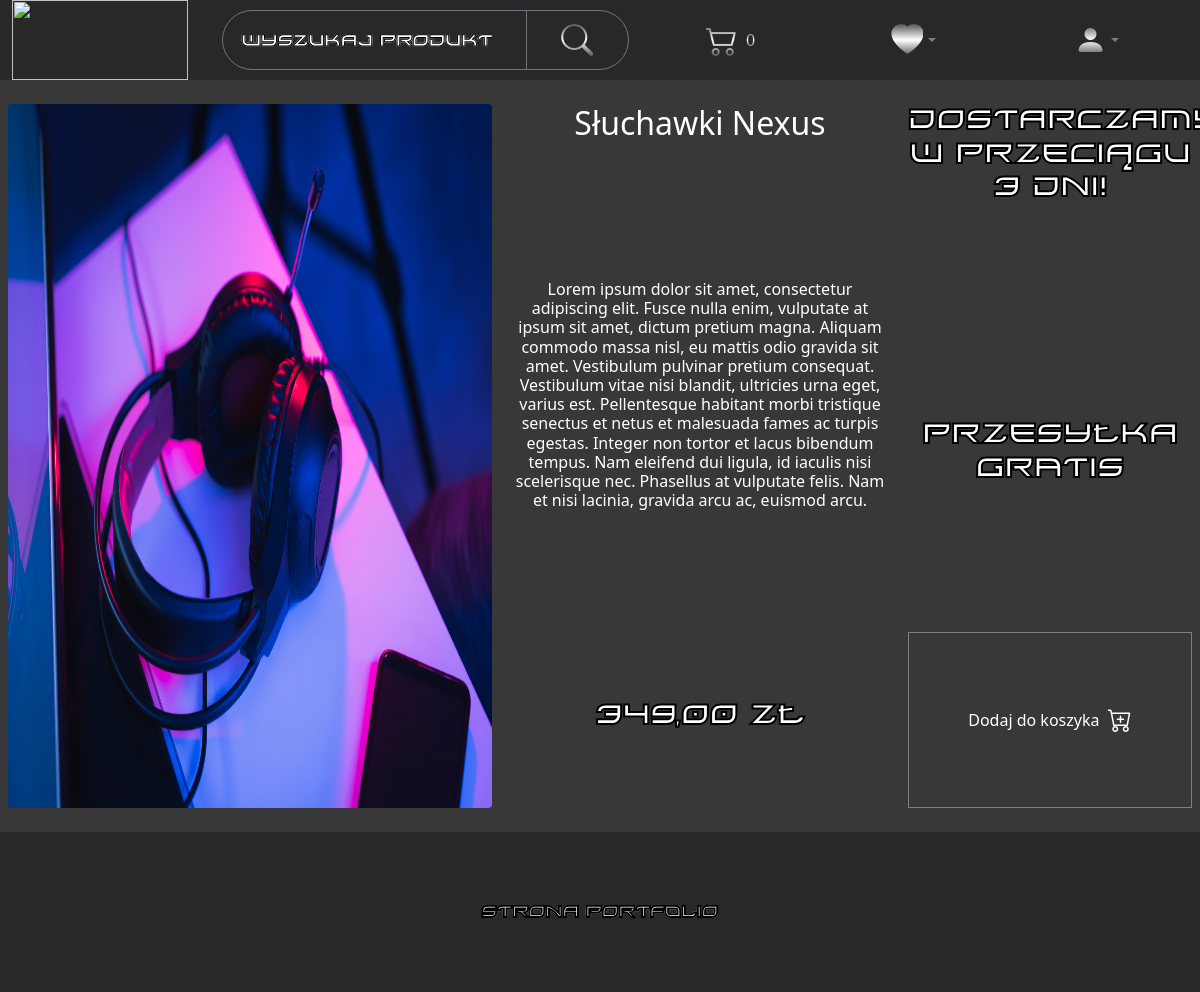
/product/1/, run on the app's committed database.
### Shop/models.py (models this page shows, shortened)
class Product(models.Model):
    product_type = [('Komputery', 'Komputery'),
                    ('Słuchawki', 'Słuchawki'),
                    ('Klawiatury', 'Klawiatury'),
                    ('Monitory', 'Monitory'),
                    ('Myszki', 'Myszki')]
    title = models.CharField(max_length=100)
    image = models.ImageField(upload_to='images/')
    type = models.CharField(choices=product_type, max_length=100)
    date = models.DateTimeField(auto_now_add=True)
    quantity = models.IntegerField(default=0)
    sold_units = models.IntegerField(default=0)
    short_description = models.CharField(max_length=200)
    description = models.TextField(max_length=1000)
    price = models.DecimalField(max_digits=99999, decimal_places=2)
    status = models.BooleanField(default=False)

### Shop/views.py (the view)
# urls.py: path('product/<int:product_id>/', product_view, name='product_url'),
def product_view(request, product_id):
    product = get_object_or_404(Product, pk=product_id)
    if request.user.is_authenticated:
        favorite_list = FavoriteList.objects.filter(user=request.user)
    else:
        favorite_list = None
    return render(request, 'Shop/product.html', {'product': product, 'favorite_list': favorite_list})

### Shop/templatetags/my_tags.py (called while the page is built)
@register.filter
def currency(string):
    return str(string).replace(".", ",") + " zł"

### Shop/templates/Shop/product.html (shortened to what this page needs)
<!DOCTYPE html>
<html lang="en">
<head>
    {% include 'Shop/bootstrap.html' %}
    {% load static %}
    {% load my_tags %}
    <link href="{% static 'product.css' %}" rel="stylesheet">
</head>
<body>
{% include 'Shop/navbar.html' %}
    <div class="row product-col w-100 m-0" style="color: white;">
       <div class="col-5 h-100 p-2">
           <img src="{{ product.image.url }}" class="img-fluid h-100 w-100 rounded">
       </div>
        <div class="col-4 d-flex flex-column h-100 p-2">
            <div class="h-25 no-scroll">
                <h2 class="text-align-center"> {{ product.title }} </h2>
            </div>
            <div class="d-flex h-50 no-scroll">
                <h6 class="text-align-center"> {{ product.description }} </h6>
            </div>
            <div class="h-25 d-flex justify-content-center align-items-center">
                <h3 class="font"> {{ product.price|currency }} </h3>
            </div>
        </div>
        <div class="col-3 d-flex h-100 flex-column p-2 left-border">
            <div class="h-25">
                <h3 class="font text-align-center"> Dostarczamy w przeciągu 3 dni! </h3>
            </div>
            <div class="h-50 d-flex justify-content-center align-items-center">
                <h3 class="font text-align-center"> Przesyłka gratis </h3>
            </div>
            <div class="h-25 p-0 d-flex flex-column justify-content-end align-items-end">
                <button class="justify-content-center cart-button
                align-items-center d-flex w-100 h-100 cart-add"
                data-pack="{{ product.id }}">
                    Dodaj do koszyka
                    &nbsp <i class="bi bi-cart-plus"> </i>
                </button>
            </div>
        </div>
    </div>
    {% include 'Shop/footer.html' %}
</body>
</html>

### Shop/templates/Shop/bootstrap.html (shortened to what this page needs)
{% load static %}
<link href="https://cdn.jsdelivr.net/npm/bootstrap@5.0.2/dist/css/bootstrap.min.css" rel="stylesheet">
<link rel="stylesheet" style="text/css" href="{% static 'navbar.css' %}">
<link rel="stylesheet" style="text/css" href="{% static 'footer.css' %}">
<link rel="stylesheet" href="https://cdn.jsdelivr.net/npm/bootstrap-icons@1.9.1/font/bootstrap-icons.css">

### Shop/templates/Shop/navbar.html (shortened to what this page needs)
{% load my_tags %}
{% load static %}
<nav class="row mb-3 w-100 m-0">
    <div class="col-4 col-md-2 d-flex align-items-center">
        <a class="w-100 d-flex gaming-border justify-content-center align-items-center" href="{% url 'main_url' %}">
            <img src="{% static 'Davi_Logo_final1.png' %}" class="nav-button">
        </a>
    </div>
    <div class="col-8 col-md-10 d-flex">
    <div class="col-5 d-none d-md-flex ms-md-auto me-md-auto align-items-center">
        <form method="GET" action="{% url 'search_view_url' %}" class="w-100 d-flex border border-secondary rounded-pill h-75 align-items-center">
        <input name='search' class="border-end border-secondary w-75 h-100 gaming font" type="search" placeholder="Wyszukaj produkt" aria-label="Search">
        <button class="btn w-25 d-flex align-items-center justify-content-center" type="submit">
        <i class="gaming bi bi-search"></i>
        </button>
        </form>
    </div>
    <div class="col-3 col-md-2 d-flex ms-md-auto me-md-auto align-items-center">
    <a class="w-100 h-75 gaming-border  d-flex align-items-center justify-content-center"
       href="{% url 'cart_url' %}">
        <i class="gaming bi bi-cart2"></i> <span class="rounded-circle gaming rounded">
            &nbsp; {{ request.session.cart|length }}
        </span>
    </a>
    </div>
    <div class="col-3 col-md-2 ms-md-auto me-md-auto d-flex align-items-center">
    <a class="w-100 h-75  d-flex align-items-center justify-content-center dropdown-toggle"
         role="button" id="dropdownMenuLink" data-bs-toggle="dropdown" aria-haspopup="true" aria-expanded="false">
           <i class="bi gaming bi-heart-fill"></i>
        </a>
    </div>
    <div class="col-3 col-md-2 ms-md-auto me-md-auto d-flex justify-content-center align-items-center">
    <a class="dropdown-toggle gaming-border d-flex align-items-center justify-content-center h-75 w-100"
       href="#" role="button" id="dropdownMenuLink" data-bs-toggle="dropdown" aria-haspopup="true" aria-expanded="false">
    {% if request.user.is_authenticated %}
        <i class="gaming bi bi-person-check-fill"> </i>
    {% else %}
        <i class="gaming bi bi-person-fill"> </i>
    {% endif %}
    </a>
        </div>
    </div>
</nav>

### Shop/templates/Shop/footer.html
<footer class="w-100 mt-3  d-flex align-items-center justify-content-center">
  <span class="gaming font"> Strona portfolio </span>
</footer>

### Shop/static/navbar.css (style rules this page uses)
html, body { background-color: #383838; }
nav img { height: 100%; width: 100%; }
.no-scroll { overflow: scroll; -ms-overflow-style: none; scrollbar-width: none; }
nav { background-color: #282828; min-height: 10vh; width: 100%; }
.nav-button { height: 10vh; }
nav .bi { font-size: 200%; }
.gaming { background: #000000; background: linear-gradient(to top, #000000 0%, #FFFFFF 50%, #000000 100%); -webkit-background-clip: text; -webkit-text-fill-color: transparent; }
nav input::placeholder { background: #000000; background: linear-gradient(to top, #000000 0%, #FFFFFF 50%, #000000 100%); -webkit-background-clip: text; -webkit-text-fill-color: transparent; font-family: 'xirod'; text-align: center; color: black; -webkit-text-fill-color: white; -webkit-text-stroke: 1px; }
nav input, nav input:focus { border: none; outline: none; }
nav a { text-decoration: none; }
.font { font-family: 'xirod'; text-align: center; color: black; -webkit-text-fill-color: white; -webkit-text-stroke: 2px; }
nav .dropdown-toggle::after { color: grey }
.text-align-center { text-align: center; }

### Shop/static/footer.css (style rules this page uses)
footer { background-color: #282828; width: 100%; color: white; height: 20vh; }

### Shop/static/product.css (style rules this page uses)
.bi { font-size: 150%; }
.cart-button { background-color: #383838; border: 1px solid grey; color: white; }
.product-col { height: 90vh; }
input { color: white; }

### data on the page
Product: image (picture), title "Słuchawki Nexus", description "Lorem ipsum dolor sit amet, consectetur adipiscing elit. Fusce nulla enim, vulputate at ipsum sit amet, dictum pretium magna. Aliquam commodo massa nisl, eu mattis odio gravida sit amet. Vestibulum pulvinar pretium consequat. Vestibulum vitae nisi blandit, ultricies urna eget, varius est. Pellentesque habitant morbi tristique senectus et netus et malesuada fames ac turpis egestas. Integer non tortor et lacus bibendum tempus. Nam eleifend dui ligula, id iaculis nisi scelerisque nec. Phasellus at vulputate felis. Nam et nisi lacinia, gravida arcu ac, euismod arcu.", price "349,00 zł"

### other printed values
{{ request.session.cart|length }} "0"
